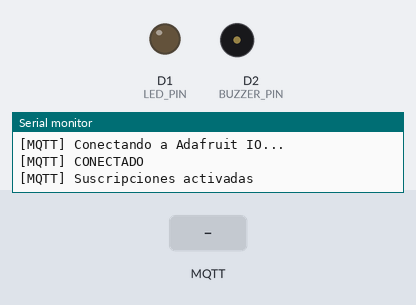
A sketch run on a simulated ESP8266 (NodeMCU). On the bench: output pins drawn as LEDs (lit = HIGH), buzzer (waves = sounding, pin HIGH), the last lines printed to the serial monitor. The inputs (shaded band) are chosen by the test bench. WiFi joins after 1.5 s; servers stay silent unless stated; random numbers use the default seed unless the sketch sets one; no MQTT or app messages arrive unless stated.

Above: at 2.7 s.
2.8 s: MQTT message "1" arrives on the first subscribed topic
At 3.7 s:
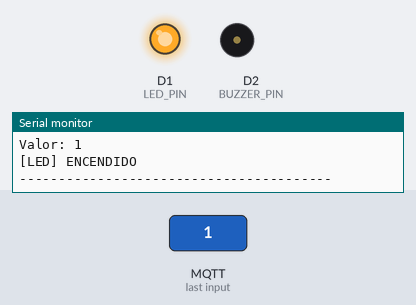
4.3 s: MQTT message "1" arrives on the second subscribed topic
At 4.9 s:
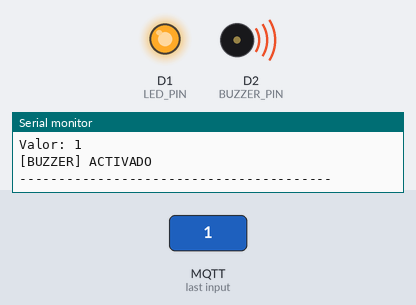
5.8 s: MQTT message "0" arrives on the first subscribed topic
At 6.1 s:
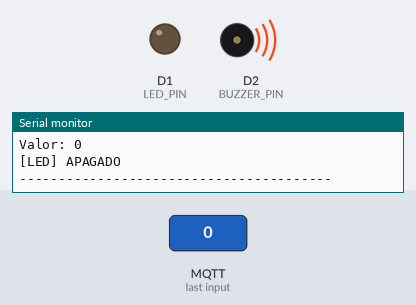
Timing chart, 0 to 8.8 s (numbered marks = the images above; inputs shaded):
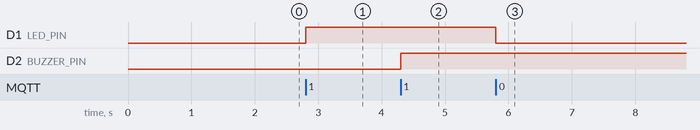

The sketch:

proyecto_iot_esp8266.ino
```cpp
/*
- PROYECTO INTEGRADOR IoT - ADAFRUIT IO (SEMANA 15)
- Plataforma : ESP8266 NodeMCU
- Asignatura : Internet de las Cosas - UTS
- Integrantes: Neiver Granados y Kevin Gonzalez
 */

#include <ESP8266WiFi.h>
#include <PubSubClient.h>
#include <DHT.h>

// ------------------------------------------------
// WIFI
// ------------------------------------------------
const char* SECRET_SSID = "TU_RED_WIFI";
const char* SECRET_PASS = "TU_PASSWORD";

// ------------------------------------------------
// ADAFRUIT IO
// ------------------------------------------------
const char* AIO_SERVER = "io.adafruit.com";
const int AIO_PORT = 1883;

const char* AIO_USERNAME = "ngqwrld";
const char* AIO_KEY = "TU_AIO_KEY";

// ------------------------------------------------
// PINES ESP8266 NODEMCU
// ------------------------------------------------
#define LDR_PIN       A0
#define DHTPIN        14  // D5 = GPIO14 (mucho mas estable que D0)
#define DHTTYPE       DHT11

#define LED_PIN       5   // D1 = GPIO5
#define BUZZER_PIN    4   // D2 = GPIO4

// true = buzzer activo | false = buzzer pasivo
#define BUZZER_ACTIVO true

// ------------------------------------------------
// CONFIGURACION GENERAL
// ------------------------------------------------
// Ajustado a 15 segundos (15000 ms) segun guia de la actividad
// para no exceder el limite de 30 datos/min de Adafruit IO
const unsigned long INTERVALO_ENVIO = 15000;

DHT dht(DHTPIN, DHTTYPE);

WiFiClient espClient;
PubSubClient client(espClient);

unsigned long ultimoEnvio = 0;

// ------------------------------------------------
// FEEDS
// ------------------------------------------------
String topic_temp;
String topic_hum;
String topic_luz;
String topic_led;
String topic_buzzer;

// ------------------------------------------------
// CONSTRUIR TOPICOS
// ------------------------------------------------
void construirTopicos() {
  String base = String(AIO_USERNAME) + "/feeds/";

  topic_temp   = base + "temperatura";
  topic_hum    = base + "humedad";
  topic_luz    = base + "luminosidad";
  topic_led    = base + "led-rojo"; // Verifica que en Adafruit IO se llame exactamente asi
  topic_buzzer = base + "buzzer";
}

// ------------------------------------------------
// CONTROL DEL BUZZER
// ------------------------------------------------
void controlarBuzzer(bool encender) {
  if (BUZZER_ACTIVO) {
    digitalWrite(BUZZER_PIN, encender ? HIGH : LOW);
  } else {
    if (encender) {
      tone(BUZZER_PIN, 2000);
    } else {
      noTone(BUZZER_PIN);
      digitalWrite(BUZZER_PIN, LOW);
    }
  }
}

// ------------------------------------------------
// BANNER
// ------------------------------------------------
void imprimirBanner() {
  Serial.println();
  Serial.println("========================================");
  Serial.println("       SISTEMA IOT - ESP8266");
  Serial.println("       ADAFRUIT IO - MQTT (S15)");
  Serial.println("  Neiver Granados y Kevin Gonzalez");
  Serial.println("========================================");
  Serial.println("LDR       : A0");
  Serial.println("DHT11     : D5 (GPIO14)");
  Serial.println("LED       : D1 (GPIO5)");
  Serial.println("BUZZER    : D2 (GPIO4)");
  Serial.println("----------------------------------------");
}

// ------------------------------------------------
// WIFI
// ------------------------------------------------
void conectarWiFi() {
  Serial.println("[WIFI] Conectando...");

  WiFi.mode(WIFI_STA);
  WiFi.setAutoReconnect(true);
  WiFi.begin(SECRET_SSID, SECRET_PASS);

  while (WiFi.status() != WL_CONNECTED) {
    delay(500);
    Serial.print(".");
  }

  Serial.println();
  Serial.println("[WIFI] CONECTADO");
  Serial.print("[WIFI] IP: ");
  Serial.println(WiFi.localIP());
}

// ------------------------------------------------
// RECIBIR COMANDOS MQTT
// ------------------------------------------------
void callback(char* topic, byte* payload, unsigned int length) {
  String mensaje = "";

  for (unsigned int i = 0; i < length; i++) {
    mensaje += (char)payload[i];
  }

  mensaje.trim();
  mensaje.toUpperCase();

  Serial.println();
  Serial.println("[MQTT] COMANDO RECIBIDO");
  Serial.print("Feed: ");
  Serial.println(topic);
  Serial.print("Valor: ");
  Serial.println(mensaje);

  // LED
  if (String(topic) == topic_led) {
    if (mensaje == "1" || mensaje == "ON") {
      digitalWrite(LED_PIN, HIGH);
      Serial.println("[LED] ENCENDIDO");
    } else if (mensaje == "0" || mensaje == "OFF") {
      digitalWrite(LED_PIN, LOW);
      Serial.println("[LED] APAGADO");
    }
  }
  // BUZZER
  else if (String(topic) == topic_buzzer) {
    if (mensaje == "1" || mensaje == "ON") {
      controlarBuzzer(true);
      Serial.println("[BUZZER] ACTIVADO");
    } else if (mensaje == "0" || mensaje == "OFF") {
      controlarBuzzer(false);
      Serial.println("[BUZZER] DESACTIVADO");
    }
  }

  Serial.println("----------------------------------------");
}

// ------------------------------------------------
// RECONEXION MQTT
// ------------------------------------------------
void reconnectMQTT() {
  while (!client.connected()) {
    if (WiFi.status() != WL_CONNECTED) {
      Serial.println("[WIFI] Reconectando...");
      WiFi.reconnect();
      delay(2000);
      continue;
    }

    Serial.println("[MQTT] Conectando a Adafruit IO...");

    String clientId = "ESP8266_Neiver_Kevin_" + String(random(0xffff), HEX);

    if (client.connect(clientId.c_str(), AIO_USERNAME, AIO_KEY)) {
      Serial.println("[MQTT] CONECTADO");
      client.subscribe(topic_led.c_str());
      client.subscribe(topic_buzzer.c_str());
      Serial.println("[MQTT] Suscripciones activadas");
    } else {
      Serial.print("[MQTT] Error: ");
      Serial.println(client.state());
      delay(3000);
    }
  }
}

// ------------------------------------------------
// PUBLICAR DATOS
// ------------------------------------------------
void publicarDatos() {
  float temperatura = dht.readTemperature();
  float humedad = dht.readHumidity();
  int luminosidad = analogRead(LDR_PIN);

  Serial.println();
  Serial.println("========== LECTURAS IoT ==========");

  // TEMPERATURA
  if (!isnan(temperatura)) {
    bool enviado = client.publish(topic_temp.c_str(), String(temperatura, 1).c_str());
    Serial.print("Temperatura: ");
    Serial.print(temperatura);
    Serial.print(" C | ");
    Serial.println(enviado ? "ENVIADO" : "ERROR");
  } else {
    Serial.println("[ERROR] Lectura de temperatura DHT11");
  }

  // HUMEDAD
  if (!isnan(humedad)) {
    bool enviado = client.publish(topic_hum.c_str(), String(humedad, 1).c_str());
    Serial.print("Humedad: ");
    Serial.print(humedad);
    Serial.print(" % | ");
    Serial.println(enviado ? "ENVIADO" : "ERROR");
  } else {
    Serial.println("[ERROR] Lectura de humedad DHT11");
  }

  // LUMINOSIDAD
  bool enviadoLuz = client.publish(topic_luz.c_str(), String(luminosidad).c_str());
  Serial.print("Luminosidad ADC: ");
  Serial.print(luminosidad);
  Serial.print(" | ");
  Serial.println(enviadoLuz ? "ENVIADO" : "ERROR");

  Serial.println("==================================");
  Serial.println("[INFO] Proximo envio en 15 segundos");
}

// ------------------------------------------------
// SETUP
// ------------------------------------------------
void setup() {
  Serial.begin(115200);

  pinMode(LED_PIN, OUTPUT);
  pinMode(BUZZER_PIN, OUTPUT);
  pinMode(LDR_PIN, INPUT);

  digitalWrite(LED_PIN, LOW);
  controlarBuzzer(false);

  randomSeed(micros());

  imprimirBanner();
  construirTopicos();

  dht.begin();
  conectarWiFi();

  client.setServer(AIO_SERVER, AIO_PORT);
  client.setCallback(callback);
  client.setKeepAlive(60);

  Serial.println("[SYSTEM] Inicializacion completada");
}

// ------------------------------------------------
// LOOP
// ------------------------------------------------
void loop() {
  if (WiFi.status() != WL_CONNECTED) {
    WiFi.reconnect();
    delay(500);
    return;
  }

  if (!client.connected()) {
    reconnectMQTT();
  }

  client.loop();

  unsigned long ahora = millis();

  if (ahora - ultimoEnvio >= INTERVALO_ENVIO) {
    ultimoEnvio = ahora;
    publicarDatos();
  }
}
```

Measured:
- after the input at 2.8 s, D1 (LED_PIN): LOW → HIGH at once
- after the input at 4.3 s, D2 (BUZZER_PIN): LOW → HIGH at once
- after the input at 5.8 s, D1 (LED_PIN): HIGH → LOW at once
